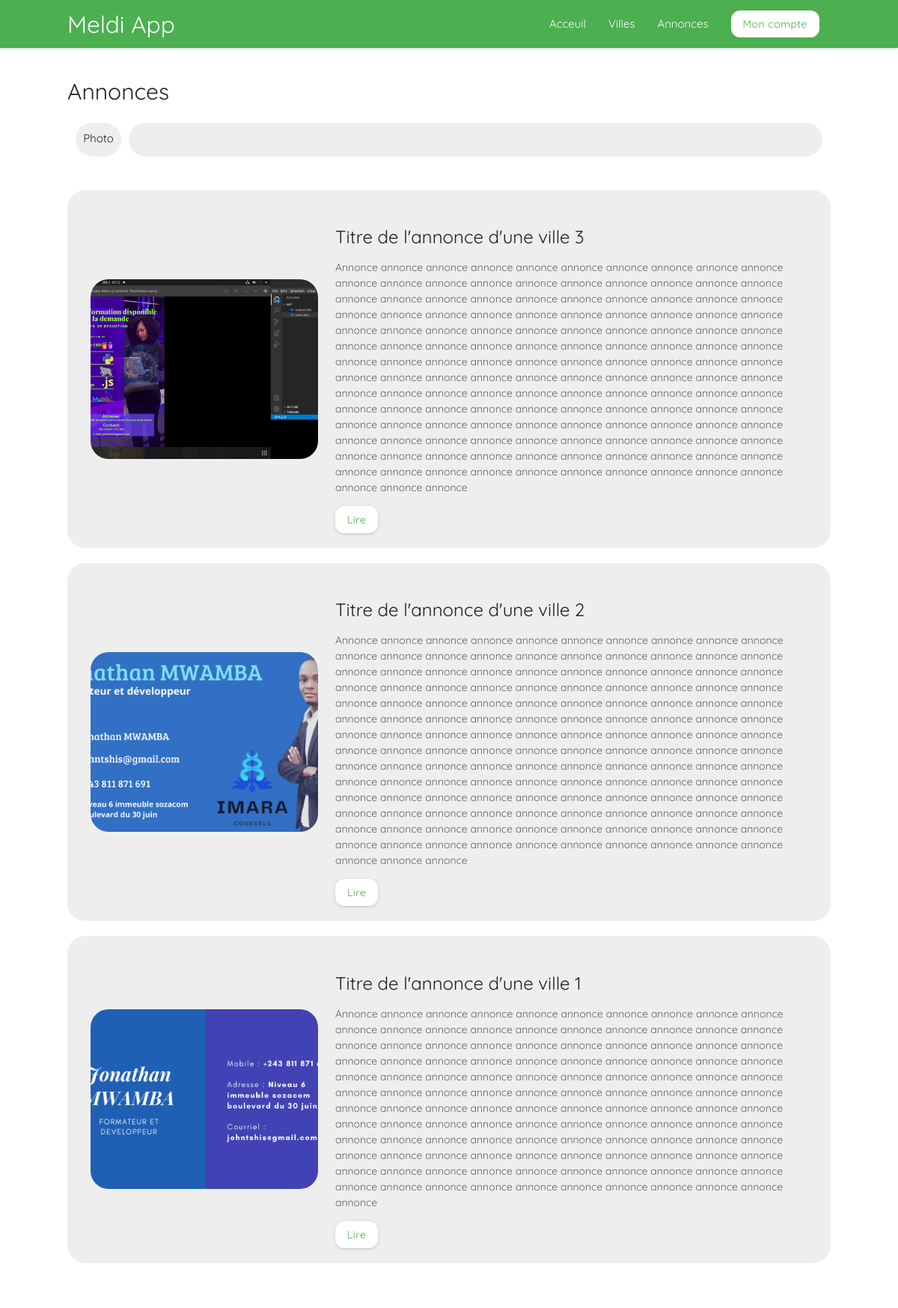
/blog/annonces, run on the app's committed database.
### blog/models.py (models this page shows, shortened)
class Annonce(models.Model):
    title = models.CharField(max_length=200)
    img = models.ImageField(upload_to='media/annonces', null=True)
    description = models.TextField(null=True, blank=True)

### blog/views.py (the view)
# urls.py: path('/annonces', index, name='blog'),
def index(request):
    annonces = Annonce.objects.order_by('-id')
    return render(request, 'blog/index.html', locals())

### blog/templates/blog/index.html
{% extends 'base.html' %} {% block main %}
<div class="container">
    <h1 class="font30">Annonces</h1>
    <div class="row">
        <div class="col s12">
            <div class="flex">
                <div class=" grey lighten-3 bdr pd10 mr10">Photo</div>
                <div class=" grey lighten-3 bdr pdl20 flex-1">
                    <form action="" method="post">
                        <input type="text">
                    </form>
                </div>
            </div>
            <br>
            <br>
            <div>
                <div class="row">
                    {% for news in annonces %}
                        <div class="col s12">
                            <div class="row grey lighten-3 bdr pd20 flex items-center ">
                                <div class="col s12 m4 " style="height: 240px;">
                                    <img class="img-full-size bdr" src="{{news.img.url}}">
                                </div>
                                <div class="col s12 m8 full-h" style="height: 100%;">
                                    <div class=" flex flex-column space-between full-h ">
                                        <div class="">
                                            <h3 class="font24">{{news.title}}</h3>
                                            <p>{{news.description}}</p>
                                        </div>
                                        <div class="card-action">
                                            <a class="btn green-text white" href="">Lire</a>
                                        </div>
                                    </div>
                                </div>
                            </div>
                        </div>
                    {% endfor %}
                </div>
            </div>
        </div>
    </div>
</div> {% endblock %}

### static/css/base.css (style rules this page uses)
* { font-family: 'Quicksand', sans-serif; }
p { color: #616161 !important; font-size: 14px; }
.img-full-size { width: 100%; height: 100%; object-fit: cover; }
.btn { text-transform: none !important; }
.pd10 { padding: 10px !important; }
.pd20 { padding: 20px; }
.pdl20 { padding-left: 20px !important; }
.flex { display: flex; flex-wrap: wrap; }
.flex-column { flex-direction: column; }
.flex-1 { flex: 1; }
.space-between { justify-content: space-between; }
.items-center { align-items: center; }
.bdr { border-radius: 24px; }
.font24 { font-size: 24px; }
.font30 { font-size: 30px; }
.mr10 { margin-right: 10px; }
.full-h { height: 100%; }
.card-action { border-radius: 0 0 24px 24px !important; }
input:not([type]), input[type=text]:not(.browser-default), input[type=password]:not(.browser-default), input[type=email]:not(.browser-default), input[type=url]:not(.browser-default), input[type=time]:not(.browser-default), input[type=date]:not(.browser-default), input[type=datetime]:not(.browser-default), input[type=datetime-local]:not(.browser-default), input[type=tel]:not(.browser-default), input[type=number]:not(.browser-default), input[type=search]:not(.browser-default), textarea.materialize-textarea { border-bottom: none !important; -webkit-box-shadow: none !important; box-shadow: none !important; margin-bottom: 0 !important; padding: 0 10px !important; }

### data on the page
Annonce: img (picture), title "Titre de l'annonce d'une ville 3", description "Annonce annonce annonce annonce annonce annonce annonce annonce annonce annonce annonce annonce annonce annonce annonce annonce annonce annonce annonce annonce annonce annonce annonce annonce annonce annonce annonce annonce annonce annonce annonce annonce annonce annonce annonce annonce annonce annonce annonce annonce annonce annonce annonce annonce annonce annonce annonce annonce annonce annonce annonce annonce annonce annonce annonce annonce annonce annonce annonce annonce annonce annonce annonce annonce annonce annonce annonce annonce annonce annonce annonce annonce annonce annonce annonce annonce annonce annonce annonce annonce annonce annonce annonce annonce annonce annonce annonce…"
Annonce: img (picture), title "Titre de l'annonce d'une ville 2", description "Annonce annonce annonce annonce annonce annonce annonce annonce annonce annonce annonce annonce annonce annonce annonce annonce annonce annonce annonce annonce annonce annonce annonce annonce annonce annonce annonce annonce annonce annonce annonce annonce annonce annonce annonce annonce annonce annonce annonce annonce annonce annonce annonce annonce annonce annonce annonce annonce annonce annonce annonce annonce annonce annonce annonce annonce annonce annonce annonce annonce annonce annonce annonce annonce annonce annonce annonce annonce annonce annonce annonce annonce annonce annonce annonce annonce annonce annonce annonce annonce annonce annonce annonce annonce annonce annonce annonce…"
Annonce: img (picture), title "Titre de l'annonce d'une ville 1", description "Annonce annonce annonce annonce annonce annonce annonce annonce annonce annonce annonce annonce annonce annonce annonce annonce annonce annonce annonce annonce annonce annonce annonce annonce annonce annonce annonce annonce annonce annonce annonce annonce annonce annonce annonce annonce annonce annonce annonce annonce annonce annonce annonce annonce annonce annonce annonce annonce annonce annonce annonce annonce annonce annonce annonce annonce annonce annonce annonce annonce annonce annonce annonce annonce annonce annonce annonce annonce annonce annonce annonce annonce annonce annonce annonce annonce annonce annonce annonce annonce annonce annonce annonce annonce annonce annonce annonce…"
